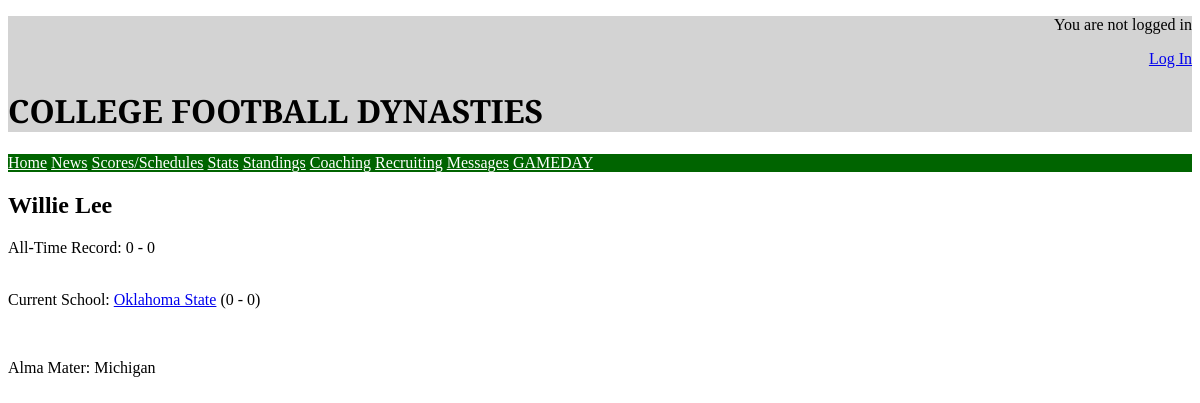
Screenshot of /coach/5 with the database file from the repository.
### main/models.py (models this page shows, shortened)
class Coach(models.Model):
    user = models.ForeignKey(User, on_delete=models.SET_NULL, null=True, blank=True)
    ai = models.ForeignKey(AI, on_delete=models.SET_NULL, null=True, blank=True)
    almaMater = models.ForeignKey(School, on_delete=models.SET_NULL, null=True, related_name="+")
    school = models.OneToOneField(School, on_delete=models.SET_NULL, null=True, related_name="+")
    @property
    def get_name(self):
        if self.user:
            return self.user.username
        elif self.ai:
            return self.ai.name

class AI(models.Model):
    name = models.CharField(max_length=30)

class School(models.Model):
    name = models.CharField(max_length=40)
    mascot = models.CharField(max_length=40)
    abbreviation = models.CharField(max_length=4, primary_key=True)
    location = models.CharField(max_length=40)
    state = models.CharField(max_length=2)
    conference = models.ForeignKey(Conference, on_delete=models.SET_NULL, null=True)
    division = models.CharField(max_length=10, blank=True)
    coach = models.ForeignKey("Coach", on_delete=models.SET_NULL, null=True, related_name="+")

### main/views.py (the view)
# urls.py: path("coach/<int:pk>", views.CoachDetailView.as_view(), name="coach-detail"),
class CoachDetailView(generic.DetailView):
    model = Coach

### templates/main/coach_detail.html
{% extends "baseGeneric.html" %}
{% block content %}
    <h2>{{ coach.get_name }}</h2>
    <p>All-Time Record: 0 - 0</p>
    <br/>
    <a>Current School: <a href="/school/{{ coach.school.abbreviation }}" >{{ coach.school.name }}</a> (0 - 0)</p>
    <br/>
    <p>Alma Mater: {{ coach.almaMater.name }}</p>
{% endblock %}

### rows the page displays
Coach: get_name "Willie Lee", school.name "Oklahoma State", almaMater.name "Michigan"
